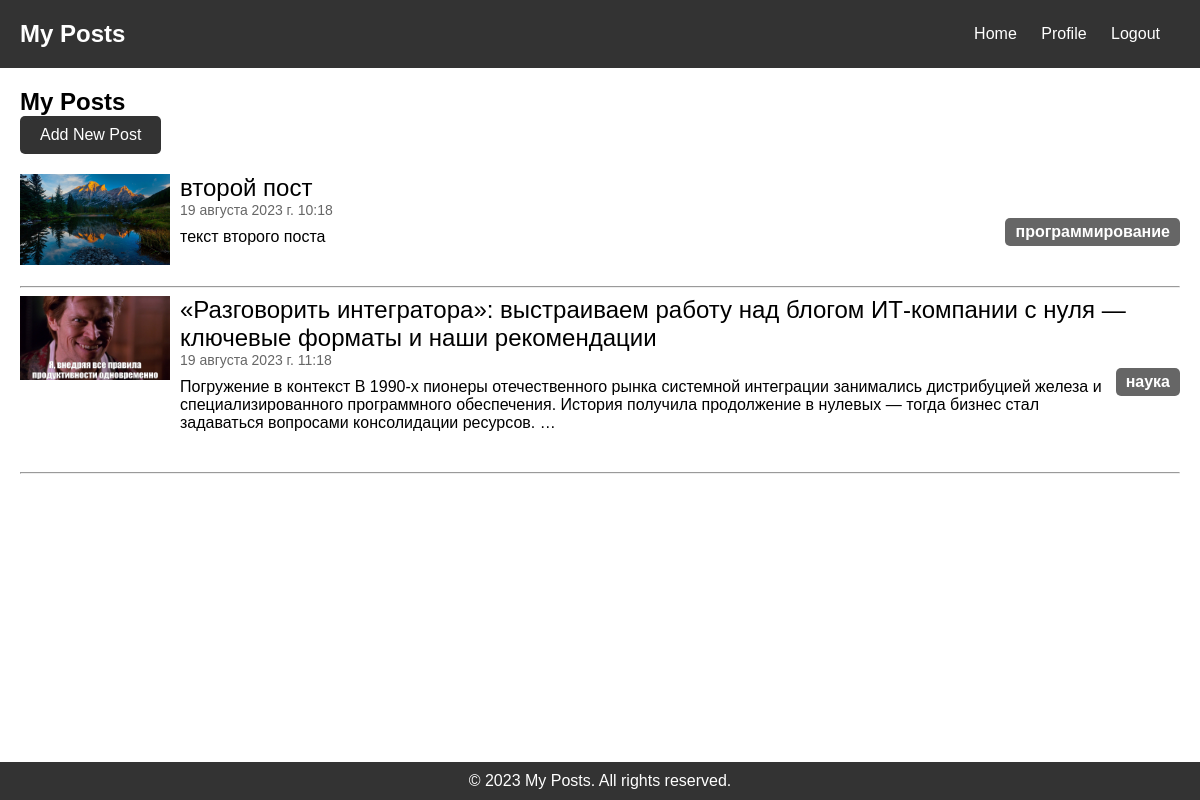
Page /users/user_posts (signed in) on the committed database.
### posts/models.py (models this page shows, shortened)
class Post(models.Model):
    title = models.CharField(max_length=256)
    description = models.TextField()
    created_timestamp = models.DateTimeField(auto_now_add=True)
    image = models.ImageField(upload_to="posts_images")
    category = models.ForeignKey(to=Category, on_delete=models.CASCADE)
    by_user = models.ForeignKey(to=User, on_delete=models.CASCADE, blank=True, null=True)

class Category(models.Model):
    name = models.CharField(max_length=128, unique=True)
    description = models.TextField(null=True, blank=True)
    def __str__(self):
        return self.name

### users/views.py (the view)
# urls.py: path('user_posts', user_posts, name='user_posts'),
def user_posts(request):
    posts = Post.objects.filter(by_user=request.user)
    context = {
        'posts': posts
    }
    return render(request, 'user_posts.html', context)

### users/templates/user_posts.html (shortened to what this page needs)
<!DOCTYPE html>
{% load static %}
<html lang="en">
<head>
    <link rel="stylesheet" href="{% static 'profile_posts.css' %}">
</head>
<body>
<div class="wrapper">
    <header class="header">
        <h1 class="logo">My Posts</h1>
        <nav class="nav">
            <ul>
                <li><a href="{% url 'posts:index' %}">Home</a></li>
                <li><a href="{% url 'users:profile' %}">Profile</a></li>
                <li><a href="{% url 'users:logout' %}">Logout</a></li>
            </ul>
        </nav>
    </header>
    <main class="content">
        <h2>My Posts</h2>
                <a href="{% url 'users:create_post' %}" class="add-post-button">Add New Post</a>
        {% for post in posts %}
        <article class="post">
            <div class="post-list-image-container">
                <img src="{{ post.image.url }}" alt="" class="post-list-image">
            </div>
            <a href="{% url 'article' post.id %}" class="post-title">{{ post.title }}</a>
            <p class="post-meta">{{ post.created_timestamp }}</p>
            <p class="post-category">{{ post.category }}</p>
            <p class="post-body-preview">
                {% with words=30 %}
                {{ post.description|truncatewords:words }}
                {% endwith %}
            </p>
        </article>
        <hr class="post-divider">
        {% endfor %}
    </main>
    <footer class="footer">
        <p>&copy; 2023 My Posts. All rights reserved.</p>
    </footer>
</div>
</body>
</html>

### users/static/profile_posts.css (style rules this page uses)
body, h1, h2, h3, p, ul, li, a { margin: 0; padding: 0; }
body { font-family: Arial, sans-serif; position: relative; min-height: 100vh; }
.header { background-color: #333; color: #fff; padding: 20px; display: flex; justify-content: space-between; align-items: center; }
.logo { font-size: 24px; }
.nav ul { list-style: none; }
.nav ul li { display: inline; margin-right: 20px; }
.nav a { text-decoration: none; color: #fff; }
.content { padding: 20px; }
.post { margin-bottom: 40px; }
.post-title { font-size: 24px; margin-bottom: 10px; text-decoration: none; background-color: #fff; color: #000; }
.post-meta { color: #666; font-size: 14px; margin-bottom: 10px; }
.post-list-image-container { float: left; margin-right: 10px; margin-bottom: 10px; }
.post-list-image { max-width: 150px; max-height: 150px; width: auto; height: auto; float: left; }
.post-category { float: right; font-weight: bold; color: #fff; background-color: #666; padding: 5px 10px; border-radius: 5px; margin-top: -10px; }
.post-body-preview { max-height: 100px; overflow: hidden; }
.footer { background-color: #333; color: #fff; text-align: center; padding: 10px 0; position: absolute; bottom: 0; width: 100%; }
.add-post-button { display: inline-block; background-color: #333; color: #fff; padding: 10px 20px; border-radius: 5px; text-decoration: none; margin-bottom: 20px; transition: background-color 0.3s; }

### rows in the picture
Post: image (picture), title "второй пост", created_timestamp "19 августа 2023 г. 10:18", category "программирование", description "текст второго поста"
Post: image (picture), title "«Разговорить интегратора»: выстраиваем работу над блогом ИТ-компании с нуля — ключевые форматы и наши рекомендации", created_timestamp "19 августа 2023 г. 11:18", category "наука", description "Погружение в контекст В 1990-х пионеры отечественного рынка системной интеграции занимались дистрибуцией железа и специализированного программного обеспечения. История получила продолжение в нулевых — тогда бизнес стал задаваться вопросами консолидации ресурсов. …"
